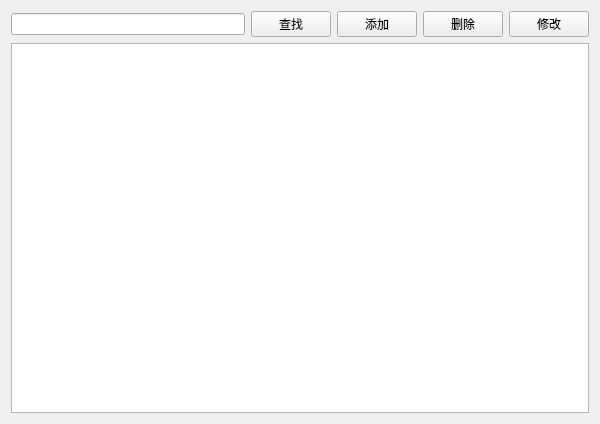
<?xml version="1.0" encoding="UTF-8"?>
<ui version="4.0">
 <class>PatientView</class>
 <widget class="QWidget" name="PatientView">
  <property name="geometry">
   <rect>
    <x>0</x>
    <y>0</y>
    <width>600</width>
    <height>424</height>
   </rect>
  </property>
  <property name="windowTitle">
   <string>患者管理</string>
  </property>
  <layout class="QVBoxLayout" name="verticalLayout">
   <item>
    <layout class="QHBoxLayout" name="horizontalLayout_2">
     <item>
      <widget class="QLineEdit" name="txtSearch"/>
     </item>
     <item>
      <layout class="QHBoxLayout" name="horizontalLayout">
       <item>
        <widget class="QPushButton" name="btSearch">
         <property name="text">
          <string>查找</string>
         </property>
        </widget>
       </item>
       <item>
        <widget class="QPushButton" name="btAdd">
         <property name="text">
          <string>添加</string>
         </property>
        </widget>
       </item>
       <item>
        <widget class="QPushButton" name="brDelete">
         <property name="text">
          <string>删除</string>
         </property>
        </widget>
       </item>
       <item>
        <widget class="QPushButton" name="brEdit">
         <property name="text">
          <string>修改</string>
         </property>
        </widget>
       </item>
      </layout>
     </item>
    </layout>
   </item>
   <item>
    <widget class="QTableView" name="tableView"/>
   </item>
  </layout>
 </widget>
 <resources/>
 <connections/>
</ui>
